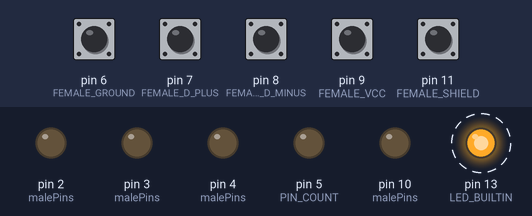
The sketch below on a simulated Arduino Uno, built with avr-gcc and run on an emulated ATmega328P. On the bench: output pins drawn as LEDs (lit = HIGH). Dashed ring = blinking. The test bench sets the inputs (shaded band); at power-on: pin 6 (FEMALE_GROUND), pin 7 (FEMALE_D_PLUS), pin 8 (FEMALE_D_MINUS), pin 9 (FEMALE_VCC), pin 11 (FEMALE_SHIELD) HIGH. What the sketch prints to the serial monitor is not drawn.

Above: at 0.4 s.
Timing chart, 0 to 3.0 s (numbered marks = the images above):
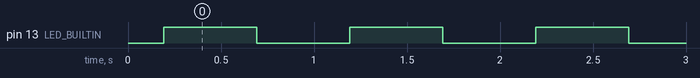

Measured:
- by itself, pin 13 (LED_BUILTIN): alternates HIGH for 0.50 s and LOW for 0.50 s
- by itself, everything shown: repeats every 10.0 s, in 20 steps

The sketch:

BLOUGH-RTester.ino
```cpp
//Male USB Pins
#define MALE_GROUND 2
#define MALE_D_PLUS 3
#define MALE_D_MINUS 4
#define MALE_VCC 5
#define MALE_SHIELD 10

//Female USB Pins
#define FEMALE_GROUND 6
#define FEMALE_D_PLUS 7
#define FEMALE_D_MINUS 8
#define FEMALE_VCC 9
#define FEMALE_SHIELD 11

void setup() {

  //Male pins will be set in test

  pinMode(FEMALE_GROUND, INPUT_PULLUP);
  pinMode(FEMALE_D_PLUS, INPUT_PULLUP);
  pinMode(FEMALE_D_MINUS, INPUT_PULLUP);
  pinMode(FEMALE_VCC, INPUT_PULLUP);
  pinMode(FEMALE_SHIELD, INPUT_PULLUP);

  pinMode(LED_BUILTIN, OUTPUT);

  Serial.begin(9600);

  bool allTestsPassed = true;
  allTestsPassed = allTestsPassed && initialStateTest();
  allTestsPassed = allTestsPassed && mainTest();
  allTestsPassed = allTestsPassed && BridgeTest(0, LOW); // Ground
  allTestsPassed = allTestsPassed && BridgeTest(1, LOW); // D Plus
  allTestsPassed = allTestsPassed && BridgeTest(2, LOW); // D Minus
  allTestsPassed = allTestsPassed && BridgeTest(3, HIGH); //VCC

  if (allTestsPassed) {
    Serial.println("All Tests Passed!");
    digitalWrite(LED_BUILTIN, HIGH);
  } else {
    while(true){
      digitalWrite(LED_BUILTIN, HIGH);
      delay(500);
      digitalWrite(LED_BUILTIN, LOW);
      delay(500);
    }
  }
}

#define PIN_COUNT 5

int malePins[5] = { MALE_GROUND, MALE_D_PLUS, MALE_D_MINUS, MALE_VCC, MALE_SHIELD };
int femalePins[5] = { FEMALE_GROUND, FEMALE_D_PLUS, FEMALE_D_MINUS, FEMALE_VCC, FEMALE_SHIELD };

bool mainTest() {

  delay(10);
  for (int i = 0; i < PIN_COUNT; i++) {
    pinMode(malePins[i], OUTPUT);
  }
  delay(10);

  Serial.println("Main Test....");
  for (int i = 0; i < PIN_COUNT; i++) {
    digitalWrite(malePins[i], LOW);
  }

  bool fGoundExpected = digitalRead(FEMALE_GROUND) == LOW;
  bool fDPlusExpected = digitalRead(FEMALE_D_PLUS) == LOW;
  bool fDMinusExpected = digitalRead(FEMALE_D_MINUS) == LOW;
  bool fVccExpected = digitalRead(FEMALE_VCC) == HIGH;
  bool fShieldExpected = digitalRead(FEMALE_SHIELD) == LOW;

  if (fGoundExpected && fDPlusExpected && fDMinusExpected && fVccExpected && fShieldExpected)
  {
    Serial.println("Passed!");
    return true;
  } else {
    Serial.println("FAILED!");
    errorPrinter(fGoundExpected, fDPlusExpected, fDMinusExpected, fVccExpected, fShieldExpected);
    return false;
  }
}

bool BridgeTest(int index, int expectedOutput) {

  for (int i = 0; i < PIN_COUNT; i++) {
    if (i == index) {
      pinMode(malePins[i], OUTPUT);
    } else {
      pinMode(malePins[i], INPUT);
    }
  }
  delay(10);
  digitalWrite(malePins[index], LOW);

  Serial.print("Bridge Test for ");
  Serial.print(index);
  Serial.println(" ....");


  bool failingTest = false;
  for (int i = 0; i < PIN_COUNT; i++) {
    Serial.print("i=");
    Serial.print(i);
    int pinReading = digitalRead(femalePins[i]);
    Serial.print(" pin reading: ");
    Serial.println(pinReading);
    if (i == index) {
      failingTest = (failingTest || pinReading != expectedOutput);
    } else {
      failingTest = (failingTest || pinReading != HIGH);
    }
  }

  if (!failingTest)
  {
    Serial.println("Passed!");
    return true;
  } else {
    Serial.println("FAILED!");
    return false;
  }
}

void errorPrinter(bool fGoundExpected, bool fDPlusExpected, bool fDMinusExpected, bool fVccExpected, bool fShieldExpected) {
  Serial.print("Female Gound was as expected Expected: ");
  Serial.println(fGoundExpected);
  Serial.print("Female DPlus was as Expected: ");
  Serial.println(fDPlusExpected);
  Serial.print("Female DMinus was as Expected: ");
  Serial.println(fDMinusExpected);
  Serial.print("Female Vcc was as Expected: ");
  Serial.println(fVccExpected);
  Serial.print("Female Shield was as Expected: ");
  Serial.println(fShieldExpected);
}

bool initialStateTest() {

  delay(10);
  for (int i = 0; i < PIN_COUNT; i++) {
    pinMode(malePins[i], INPUT);
  }
  delay(10);

  Serial.println("Initial State Test....");
  bool fGoundExpected = digitalRead(FEMALE_GROUND) == HIGH;
  bool fDPlusExpected = digitalRead(FEMALE_D_PLUS) == HIGH;
  bool fDMinusExpected = digitalRead(FEMALE_D_MINUS) == HIGH;
  bool fVccExpected = digitalRead(FEMALE_VCC) == HIGH;
  bool fShieldExpected = digitalRead(FEMALE_SHIELD) == HIGH;

  if (fGoundExpected && fDPlusExpected && fDMinusExpected && fVccExpected && fShieldExpected)
  {
    Serial.println("Passed!");
    return true;
  } else {
    Serial.println("FAILED!");
    errorPrinter(fGoundExpected, fDPlusExpected, fDMinusExpected, fVccExpected, fShieldExpected);

    return false;
  }
}

void loop() {
  // put your main code here, to run repeatedly:

}
```
